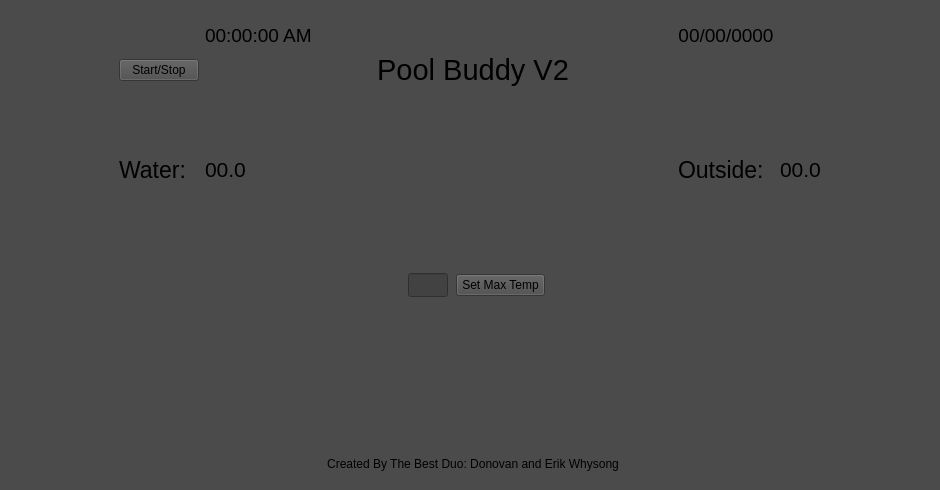
<?xml version="1.0" encoding="UTF-8"?>
<ui version="4.0">
 <class>MainWindow</class>
 <widget class="QMainWindow" name="MainWindow">
  <property name="geometry">
   <rect>
    <x>0</x>
    <y>0</y>
    <width>940</width>
    <height>490</height>
   </rect>
  </property>
  <property name="sizePolicy">
   <sizepolicy hsizetype="Expanding" vsizetype="Expanding">
    <horstretch>0</horstretch>
    <verstretch>0</verstretch>
   </sizepolicy>
  </property>
  <property name="minimumSize">
   <size>
    <width>0</width>
    <height>0</height>
   </size>
  </property>
  <property name="font">
   <font>
    <stylestrategy>PreferAntialias</stylestrategy>
   </font>
  </property>
  <property name="windowTitle">
   <string>Pool Buddy V2</string>
  </property>
  <property name="layoutDirection">
   <enum>Qt::LeftToRight</enum>
  </property>
  <property name="styleSheet">
   <string notr="true">background-color:rgb(75,75,75)</string>
  </property>
  <widget class="QWidget" name="centralwidget">
   <layout class="QGridLayout" name="gridLayout_2">
    <item row="1" column="12">
     <widget class="QLabel" name="dateLabel">
      <property name="sizePolicy">
       <sizepolicy hsizetype="Preferred" vsizetype="Fixed">
        <horstretch>0</horstretch>
        <verstretch>0</verstretch>
       </sizepolicy>
      </property>
      <property name="font">
       <font>
        <pointsize>14</pointsize>
       </font>
      </property>
      <property name="text">
       <string>00/00/0000</string>
      </property>
      <property name="alignment">
       <set>Qt::AlignCenter</set>
      </property>
     </widget>
    </item>
    <item row="3" column="4">
     <spacer name="verticalSpacer_3">
      <property name="orientation">
       <enum>Qt::Vertical</enum>
      </property>
      <property name="sizeType">
       <enum>QSizePolicy::Fixed</enum>
      </property>
      <property name="sizeHint" stdset="0">
       <size>
        <width>20</width>
        <height>154</height>
       </size>
      </property>
     </spacer>
    </item>
    <item row="2" column="4" alignment="Qt::AlignHCenter|Qt::AlignVCenter">
     <widget class="QLabel" name="titleLabel">
      <property name="sizePolicy">
       <sizepolicy hsizetype="Fixed" vsizetype="Fixed">
        <horstretch>0</horstretch>
        <verstretch>0</verstretch>
       </sizepolicy>
      </property>
      <property name="font">
       <font>
        <pointsize>22</pointsize>
        <stylestrategy>PreferDefault</stylestrategy>
       </font>
      </property>
      <property name="layoutDirection">
       <enum>Qt::LeftToRight</enum>
      </property>
      <property name="text">
       <string>Pool Buddy V2</string>
      </property>
      <property name="alignment">
       <set>Qt::AlignCenter</set>
      </property>
     </widget>
    </item>
    <item row="11" column="4">
     <spacer name="verticalSpacer">
      <property name="orientation">
       <enum>Qt::Vertical</enum>
      </property>
      <property name="sizeType">
       <enum>QSizePolicy::Fixed</enum>
      </property>
      <property name="sizeHint" stdset="0">
       <size>
        <width>20</width>
        <height>10</height>
       </size>
      </property>
     </spacer>
    </item>
    <item row="1" column="4" alignment="Qt::AlignHCenter|Qt::AlignVCenter">
     <widget class="QLabel" name="serielNumLabel">
      <property name="sizePolicy">
       <sizepolicy hsizetype="Fixed" vsizetype="Fixed">
        <horstretch>0</horstretch>
        <verstretch>0</verstretch>
       </sizepolicy>
      </property>
      <property name="font">
       <font>
        <pointsize>14</pointsize>
       </font>
      </property>
      <property name="text">
       <string/>
      </property>
     </widget>
    </item>
    <item row="2" column="3">
     <spacer name="horizontalSpacer_7">
      <property name="orientation">
       <enum>Qt::Horizontal</enum>
      </property>
      <property name="sizeType">
       <enum>QSizePolicy::Fixed</enum>
      </property>
      <property name="sizeHint" stdset="0">
       <size>
        <width>9</width>
        <height>0</height>
       </size>
      </property>
     </spacer>
    </item>
    <item row="6" column="0">
     <spacer name="horizontalSpacer">
      <property name="orientation">
       <enum>Qt::Horizontal</enum>
      </property>
      <property name="sizeType">
       <enum>QSizePolicy::MinimumExpanding</enum>
      </property>
      <property name="sizeHint" stdset="0">
       <size>
        <width>61</width>
        <height>20</height>
       </size>
      </property>
     </spacer>
    </item>
    <item row="2" column="6">
     <spacer name="horizontalSpacer_3">
      <property name="orientation">
       <enum>Qt::Horizontal</enum>
      </property>
      <property name="sizeType">
       <enum>QSizePolicy::Fixed</enum>
      </property>
      <property name="sizeHint" stdset="0">
       <size>
        <width>53</width>
        <height>0</height>
       </size>
      </property>
     </spacer>
    </item>
    <item row="3" column="12">
     <widget class="QLabel" name="outsideTitleLabel">
      <property name="sizePolicy">
       <sizepolicy hsizetype="Fixed" vsizetype="Fixed">
        <horstretch>0</horstretch>
        <verstretch>0</verstretch>
       </sizepolicy>
      </property>
      <property name="font">
       <font>
        <pointsize>17</pointsize>
        <stylestrategy>PreferAntialias</stylestrategy>
       </font>
      </property>
      <property name="text">
       <string>Outside:</string>
      </property>
     </widget>
    </item>
    <item row="2" column="1">
     <widget class="QPushButton" name="startStopBtn">
      <property name="sizePolicy">
       <sizepolicy hsizetype="Maximum" vsizetype="Fixed">
        <horstretch>0</horstretch>
        <verstretch>0</verstretch>
       </sizepolicy>
      </property>
      <property name="text">
       <string>Start/Stop</string>
      </property>
     </widget>
    </item>
    <item row="6" column="14">
     <spacer name="horizontalSpacer_2">
      <property name="orientation">
       <enum>Qt::Horizontal</enum>
      </property>
      <property name="sizeType">
       <enum>QSizePolicy::MinimumExpanding</enum>
      </property>
      <property name="sizeHint" stdset="0">
       <size>
        <width>20</width>
        <height>20</height>
       </size>
      </property>
     </spacer>
    </item>
    <item row="9" column="4">
     <spacer name="verticalSpacer_2">
      <property name="orientation">
       <enum>Qt::Vertical</enum>
      </property>
      <property name="sizeType">
       <enum>QSizePolicy::MinimumExpanding</enum>
      </property>
      <property name="sizeHint" stdset="0">
       <size>
        <width>20</width>
        <height>57</height>
       </size>
      </property>
     </spacer>
    </item>
    <item row="3" column="13">
     <widget class="QLabel" name="outsideTempLabel">
      <property name="sizePolicy">
       <sizepolicy hsizetype="Preferred" vsizetype="Fixed">
        <horstretch>0</horstretch>
        <verstretch>0</verstretch>
       </sizepolicy>
      </property>
      <property name="font">
       <font>
        <pointsize>16</pointsize>
        <stylestrategy>PreferAntialias</stylestrategy>
       </font>
      </property>
      <property name="text">
       <string>00.0</string>
      </property>
     </widget>
    </item>
    <item row="0" column="2">
     <spacer name="verticalSpacer_4">
      <property name="orientation">
       <enum>Qt::Vertical</enum>
      </property>
      <property name="sizeType">
       <enum>QSizePolicy::Fixed</enum>
      </property>
      <property name="sizeHint" stdset="0">
       <size>
        <width>20</width>
        <height>15</height>
       </size>
      </property>
     </spacer>
    </item>
    <item row="8" column="4">
     <layout class="QHBoxLayout" name="horizontalLayout">
      <property name="spacing">
       <number>0</number>
      </property>
      <item>
       <spacer name="horizontalSpacer_4">
        <property name="orientation">
         <enum>Qt::Horizontal</enum>
        </property>
        <property name="sizeType">
         <enum>QSizePolicy::Fixed</enum>
        </property>
        <property name="sizeHint" stdset="0">
         <size>
          <width>79</width>
          <height>20</height>
         </size>
        </property>
       </spacer>
      </item>
      <item alignment="Qt::AlignHCenter|Qt::AlignVCenter">
       <widget class="QLineEdit" name="maxTempTxtBox">
        <property name="sizePolicy">
         <sizepolicy hsizetype="Fixed" vsizetype="Fixed">
          <horstretch>0</horstretch>
          <verstretch>0</verstretch>
         </sizepolicy>
        </property>
        <property name="minimumSize">
         <size>
          <width>0</width>
          <height>24</height>
         </size>
        </property>
        <property name="maximumSize">
         <size>
          <width>40</width>
          <height>16777215</height>
         </size>
        </property>
        <property name="sizeIncrement">
         <size>
          <width>0</width>
          <height>0</height>
         </size>
        </property>
        <property name="font">
         <font>
          <pointsize>12</pointsize>
         </font>
        </property>
        <property name="layoutDirection">
         <enum>Qt::LeftToRight</enum>
        </property>
        <property name="styleSheet">
         <string notr="true">background-color:rgb(66, 66, 66);
color:white;</string>
        </property>
        <property name="alignment">
         <set>Qt::AlignLeading|Qt::AlignLeft|Qt::AlignVCenter</set>
        </property>
       </widget>
      </item>
      <item>
       <spacer name="horizontalSpacer_6">
        <property name="orientation">
         <enum>Qt::Horizontal</enum>
        </property>
        <property name="sizeType">
         <enum>QSizePolicy::Fixed</enum>
        </property>
        <property name="sizeHint" stdset="0">
         <size>
          <width>5</width>
          <height>20</height>
         </size>
        </property>
       </spacer>
      </item>
      <item>
       <widget class="QPushButton" name="setMaxTempBtn">
        <property name="sizePolicy">
         <sizepolicy hsizetype="Fixed" vsizetype="Fixed">
          <horstretch>0</horstretch>
          <verstretch>0</verstretch>
         </sizepolicy>
        </property>
        <property name="minimumSize">
         <size>
          <width>89</width>
          <height>0</height>
         </size>
        </property>
        <property name="maximumSize">
         <size>
          <width>16777215</width>
          <height>16777215</height>
         </size>
        </property>
        <property name="text">
         <string>Set Max Temp</string>
        </property>
       </widget>
      </item>
      <item>
       <spacer name="horizontalSpacer_5">
        <property name="orientation">
         <enum>Qt::Horizontal</enum>
        </property>
        <property name="sizeType">
         <enum>QSizePolicy::Fixed</enum>
        </property>
        <property name="sizeHint" stdset="0">
         <size>
          <width>74</width>
          <height>20</height>
         </size>
        </property>
       </spacer>
      </item>
     </layout>
    </item>
    <item row="8" column="1">
     <widget class="QLabel" name="statusLabel">
      <property name="sizePolicy">
       <sizepolicy hsizetype="Fixed" vsizetype="Fixed">
        <horstretch>0</horstretch>
        <verstretch>0</verstretch>
       </sizepolicy>
      </property>
      <property name="font">
       <font>
        <pointsize>13</pointsize>
       </font>
      </property>
      <property name="text">
       <string/>
      </property>
     </widget>
    </item>
    <item row="10" column="4">
     <widget class="QLabel" name="creditLabel">
      <property name="text">
       <string>Created By The Best Duo: Donovan and Erik Whysong</string>
      </property>
      <property name="alignment">
       <set>Qt::AlignCenter</set>
      </property>
     </widget>
    </item>
    <item row="3" column="2">
     <widget class="QLabel" name="waterTempLabel">
      <property name="sizePolicy">
       <sizepolicy hsizetype="Fixed" vsizetype="Fixed">
        <horstretch>0</horstretch>
        <verstretch>0</verstretch>
       </sizepolicy>
      </property>
      <property name="font">
       <font>
        <pointsize>16</pointsize>
        <stylestrategy>PreferAntialias</stylestrategy>
       </font>
      </property>
      <property name="text">
       <string>00.0</string>
      </property>
     </widget>
    </item>
    <item row="3" column="1">
     <widget class="QLabel" name="waterTitleLabel">
      <property name="sizePolicy">
       <sizepolicy hsizetype="Fixed" vsizetype="Fixed">
        <horstretch>0</horstretch>
        <verstretch>0</verstretch>
       </sizepolicy>
      </property>
      <property name="font">
       <font>
        <pointsize>17</pointsize>
        <stylestrategy>PreferAntialias</stylestrategy>
       </font>
      </property>
      <property name="text">
       <string>Water:</string>
      </property>
      <property name="alignment">
       <set>Qt::AlignCenter</set>
      </property>
     </widget>
    </item>
    <item row="1" column="2">
     <widget class="QLabel" name="timeLabel">
      <property name="sizePolicy">
       <sizepolicy hsizetype="Fixed" vsizetype="Fixed">
        <horstretch>0</horstretch>
        <verstretch>0</verstretch>
       </sizepolicy>
      </property>
      <property name="minimumSize">
       <size>
        <width>93</width>
        <height>0</height>
       </size>
      </property>
      <property name="maximumSize">
       <size>
        <width>120</width>
        <height>16777215</height>
       </size>
      </property>
      <property name="font">
       <font>
        <pointsize>14</pointsize>
       </font>
      </property>
      <property name="text">
       <string>00:00:00 AM</string>
      </property>
     </widget>
    </item>
   </layout>
  </widget>
 </widget>
 <resources/>
 <connections/>
</ui>
